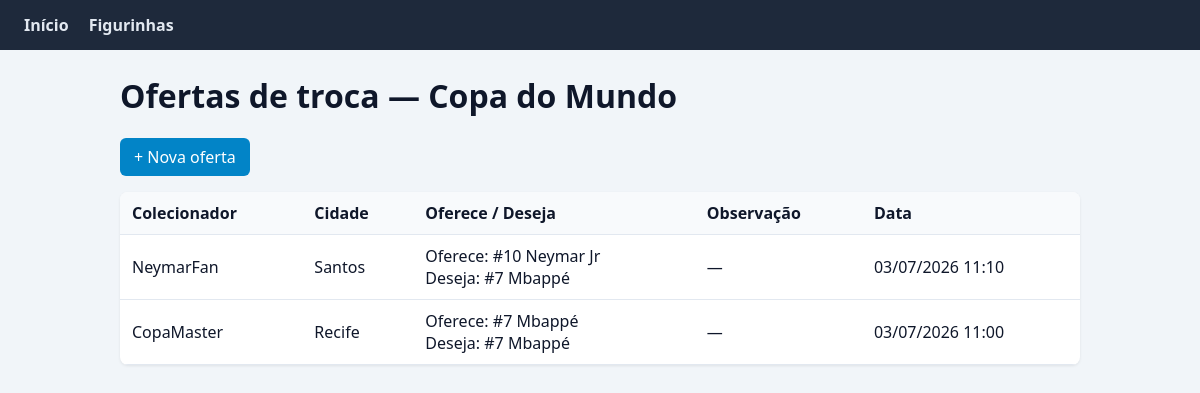
Screenshot of /figurinhas/ with the database file from the repository.
### models/oferta.py (models this page shows)
class OfertaTroca(ModeloBase):
    __tablename__ = "ofertas_troca"
    colecionador_id = db.Column(
        db.Integer, db.ForeignKey("colecionadores.id"), nullable=False
    )
    observacao = db.Column(db.String(255), nullable=True)
    colecionador = db.relationship("Colecionador", back_populates="ofertas")
    itens = db.relationship("ItemOferta", back_populates="oferta")
    @classmethod
    def listar_com_colecionador(cls):
        return cls.query.order_by(cls.data_criacao.desc()).all()

class ItemOferta(ModeloBase):
    __tablename__ = "itens_oferta"
    oferta_id = db.Column(db.Integer, db.ForeignKey("ofertas_troca.id"), nullable=False)
    figurinha_id = db.Column(db.Integer, db.ForeignKey("figurinhas.id"), nullable=False)
    tipo = db.Column(db.String(20), nullable=False)
    quantidade = db.Column(db.Integer, nullable=False, default=1)
    oferta = db.relationship("OfertaTroca", back_populates="itens")
    figurinha = db.relationship("Figurinha")

### models/colecionador.py (models this page shows, shortened)
class Colecionador(ModeloBase):
    __tablename__ = "colecionadores"
    apelido = db.Column(db.String(60), nullable=False)
    cidade = db.Column(db.String(80), nullable=False)
    ofertas = db.relationship("OfertaTroca", back_populates="colecionador")

### models/figurinha.py (models this page shows, shortened)
class Figurinha(ModeloBase):
    __tablename__ = "figurinhas"
    numero = db.Column(db.Integer, nullable=False, unique=True)
    nome_jogador = db.Column(db.String(100), nullable=False)
    time = db.Column(db.String(80), nullable=False)

### controllers/figurinhas_controller.py (the view)
@figurinhas_bp.route("/")
def index():
    ofertas = OfertaTroca.listar_com_colecionador()
    return render_template("figurinhas/lista_ofertas.html", ofertas=ofertas)

### views/templates/figurinhas/lista_ofertas.html (shortened to what this page needs)
{% extends "layout.html" %}
{% block content %}
<h1>Ofertas de troca — Copa do Mundo</h1>
<p><a class="btn" href="{{ url_for('figurinhas.cadastrar_oferta') }}">+ Nova oferta</a></p>
{% if ofertas %}
<table>
    <thead>
        <tr>
            <th>Colecionador</th>
            <th>Cidade</th>
            <th>Oferece / Deseja</th>
            <th>Observação</th>
            <th>Data</th>
        </tr>
    </thead>
    <tbody>
        {% for oferta in ofertas %}
        <tr>
            <td>{{ oferta.colecionador.apelido }}</td>
            <td>{{ oferta.colecionador.cidade }}</td>
            <td>
                {% for item in oferta.itens %}
                    {% if item.tipo == "oferece" %}
                        <span>Oferece: #{{ item.figurinha.numero }} {{ item.figurinha.nome_jogador }}</span>
                    {% else %}
                        <span>Deseja: #{{ item.figurinha.numero }} {{ item.figurinha.nome_jogador }}</span>
                    {% endif %}
                    {% if not loop.last %}<br>{% endif %}
                {% endfor %}
            </td>
            <td>{{ oferta.observacao or "—" }}</td>
            <td>{{ oferta.data_criacao.strftime('%d/%m/%Y %H:%M') }}</td>
        </tr>
        {% endfor %}
    </tbody>
</table>
{% else %}
<p class="vazio">Nenhuma oferta publicada.</p>
{% endif %}
{% endblock %}

### views/templates/layout.html (shortened to what this page needs)
<!DOCTYPE html>
<html lang="pt-BR">
<head>
    <link rel="stylesheet" href="{{ url_for('static', filename='css/style.css') }}">
</head>
<body>
    <nav class="nav">
        <a href="{{ url_for('dashboard.index') }}">Início</a>
        <a href="{{ url_for('figurinhas.index') }}">Figurinhas</a>
    </nav>
    <main class="container">
        {% block content %}{% endblock %}
    </main>
</body>
</html>

### views/static/css/style.css (style rules this page uses)
body { font-family: "Segoe UI", Arial, sans-serif; margin: 0; background: #f1f5f9; color: #0f172a; }
.nav { background: #1e293b; padding: 14px 24px; display: flex; gap: 20px; }
.nav a { color: #e2e8f0; text-decoration: none; font-weight: 600; }
.container { max-width: 960px; margin: 24px auto; padding: 0 16px; }
table { width: 100%; border-collapse: collapse; background: #fff; border-radius: 8px; overflow: hidden; box-shadow: 0 1px 3px rgba(0, 0, 0, 0.08); }
th, td { padding: 10px 12px; border-bottom: 1px solid #e2e8f0; text-align: left; }
th { background: #f8fafc; }
.btn { display: inline-block; padding: 8px 14px; background: #0284c7; color: #fff; text-decoration: none; border-radius: 6px; }

### rows the page displays
OfertaTroca: colecionador.apelido "NeymarFan", colecionador.cidade "Santos", observacao "—", data_criacao "03/07/2026 11:10"
ItemOferta: figurinha.numero "10", figurinha.nome_jogador "Neymar Jr"
ItemOferta: figurinha.numero "7", figurinha.nome_jogador "Mbappé"
OfertaTroca: colecionador.apelido "CopaMaster", colecionador.cidade "Recife", observacao "—", data_criacao "03/07/2026 11:00"
ItemOferta: figurinha.numero "7", figurinha.nome_jogador "Mbappé"
ItemOferta: figurinha.numero "7", figurinha.nome_jogador "Mbappé"
